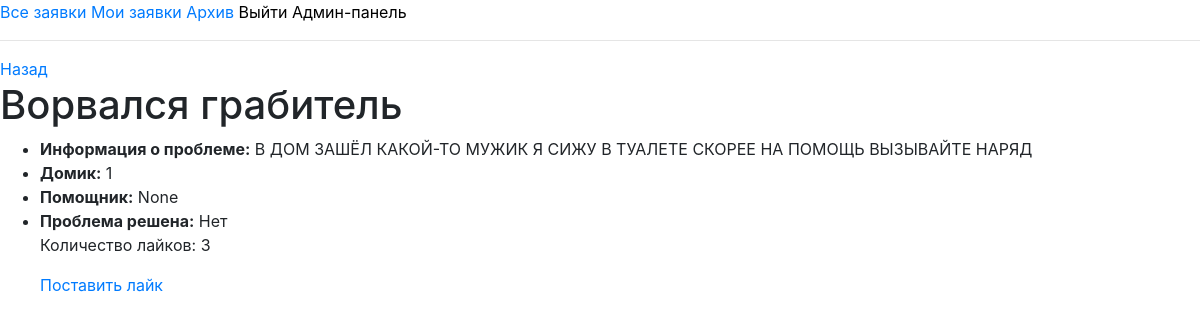
Screenshot of /problem?id=1 (signed in) with the database file from the repository.
### crm/models.py (models this page shows, shortened)
class Problem(models.Model):
    name = models.CharField(max_length=63, null=True)
    creator = models.TextField(max_length=30, null=True)
    about = models.TextField(max_length=255, null=True)
    closed = models.TextField(null=True)
    room = models.IntegerField(null=True)
    helper = models.TextField(max_length=30, null=True)
    likes = models.ForeignKey(Like, default=0, on_delete=models.SET_NULL, null=True)

class Like(models.Model):
    thumbnumber = models.IntegerField(default=0, help_text="Начинается с 0", verbose_name="Число лайков")
    likedone = models.ManyToManyField(User, related_name='users_video_main', null=None)

### crm/views.py (the view)
# urls.py: path('problem', details),
def details(request):
    if not request.user.is_authenticated:
        return redirect('/login')
    if request.method == 'GET':
        id = request.GET.get('id')
        problem = Problem.objects.get(pk=id)
        return render(request, 'details.html', {'problem': problem})
    if request.method == 'POST':
        id = request.GET.get('id')
        problem = Problem.objects.get(pk=id)
        return redirect('/problem?id={}'.format(problem.id))

### crm/templates/details.html (shortened to what this page needs)
<head>
    <link rel="stylesheet" href="https://stackpath.bootstrapcdn.com/bootstrap/4.3.1/css/bootstrap.min.css">
</head>
{% extends 'base.html' %}
{% block content %}
<a href="/">Назад</a>
<h1>{{ problem.name }}</h1>
<ul>
    <li><strong>Информация о проблеме:</strong> {{ problem.about }}</li>
    <li><strong>Домик:</strong> {{ problem.room }}</li>
    <li><strong>Помощник:</strong> {{ problem.helper }}</li>
    {% if problem.closed == 'on' %}
        <li><strong>Проблема решена:</strong> Да</li>
    {% else %}
        <li><strong>Проблема решена:</strong> Нет</li>
    {% endif %}
    <p>Количество лайков: {{ problem.likes.thumbnumber }}</p> <a href="makelike?id={{ problem.id }}">Поставить лайк</a>
</ul>
<br>
{% endblock %}

### rows the page displays
Problem: name "Ворвался грабитель", about "В ДОМ ЗАШЁЛ КАКОЙ-ТО МУЖИК Я СИЖУ В ТУАЛЕТЕ СКОРЕЕ НА ПОМОЩЬ ВЫЗЫВАЙТЕ НАРЯД", room "1", helper "None", likes.thumbnumber "3"
